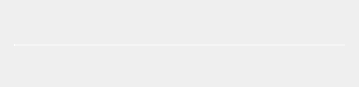
<?xml version="1.0" encoding="UTF-8"?>
<ui version="4.0">
 <class>Dialog</class>
 <widget class="QDialog" name="Dialog">
  <property name="geometry">
   <rect>
    <x>0</x>
    <y>0</y>
    <width>359</width>
    <height>87</height>
   </rect>
  </property>
  <property name="windowTitle">
   <string>我的音乐</string>
  </property>
  <property name="windowIcon">
   <iconset>
    <normaloff>:/image/image/ios8_Music_32px_1173465_easyicon.net.png</normaloff>:/image/image/ios8_Music_32px_1173465_easyicon.net.png</iconset>
  </property>
  <property name="styleSheet">
   <string notr="true">/*QDialog#Dialog
{

    border:1px solid #5F5F5F;
	
	border-radius:0px;
}*/</string>
  </property>
  <widget class="QFrame" name="frame">
   <property name="geometry">
    <rect>
     <x>5</x>
     <y>5</y>
     <width>350</width>
     <height>75</height>
    </rect>
   </property>
   <property name="styleSheet">
    <string notr="true">QFrame#frame{
border-radius:3px;
	border-image: url(:/image/image/background/bg4.jpg);
}</string>
   </property>
   <property name="frameShape">
    <enum>QFrame::NoFrame</enum>
   </property>
   <property name="frameShadow">
    <enum>QFrame::Plain</enum>
   </property>
   <property name="lineWidth">
    <number>0</number>
   </property>
   <widget class="QSlider" name="horizontalSlider">
    <property name="geometry">
     <rect>
      <x>9</x>
      <y>30</y>
      <width>331</width>
      <height>20</height>
     </rect>
    </property>
    <property name="cursor">
     <cursorShape>PointingHandCursor</cursorShape>
    </property>
    <property name="styleSheet">
     <string notr="true">
    QSlider::add-page:Horizontal
     {     
background-color: rgba(255, 255, 255,100);
        height:2px;  
     } 
     QSlider::sub-page:Horizontal   
    {  
background-color: rgb(255, 255, 255);
        height:2px;
     }
    QSlider::groove:Horizontal   
    { 
        background:transparent; 
        height:2px;
    }  
    QSlider::handle:Horizontal  
    { 
        height:2px; 
        width:14px; 
	
	border-image: url(:/image/image/圆形 (9).png);
  margin: -6 0px; 
    }
      
</string>
    </property>
    <property name="orientation">
     <enum>Qt::Horizontal</enum>
    </property>
   </widget>
   <widget class="QLabel" name="label">
    <property name="geometry">
     <rect>
      <x>10</x>
      <y>10</y>
      <width>231</width>
      <height>20</height>
     </rect>
    </property>
    <property name="styleSheet">
     <string notr="true">font: 75 italic 8pt &quot;Comic Sans MS&quot;;
color: rgb(162, 162, 162);</string>
    </property>
    <property name="text">
     <string/>
    </property>
   </widget>
   <widget class="QPushButton" name="pushButton_5">
    <property name="geometry">
     <rect>
      <x>310</x>
      <y>0</y>
      <width>20</width>
      <height>20</height>
     </rect>
    </property>
    <property name="cursor">
     <cursorShape>PointingHandCursor</cursorShape>
    </property>
    <property name="styleSheet">
     <string notr="true">QPushButton
{
background-image: url(:/image/image/min.png);
background-color: rgba(255, 255, 255,0);
background-repeat:no-repeat;
border:none;
background-position:center center;
background-size: 20px 20px;

}

QPushButton:hover{



	background-color: rgb(255, 255, 255,100);


}
QPushButton:pressed{
	background-color: rgba(95, 95, 95,100);
border-color:rgba(255,255,255,30);
border-style:inset;
color:rgba(0,0,0,100);

}
</string>
    </property>
    <property name="text">
     <string/>
    </property>
   </widget>
   <widget class="QPushButton" name="pushButton_4">
    <property name="geometry">
     <rect>
      <x>330</x>
      <y>0</y>
      <width>20</width>
      <height>20</height>
     </rect>
    </property>
    <property name="cursor">
     <cursorShape>PointingHandCursor</cursorShape>
    </property>
    <property name="styleSheet">
     <string notr="true">QPushButton
{
background-image: url(:/image/image/quit.png);
background-color: rgba(255, 255, 255,0);
background-repeat:no-repeat;
border:none;
background-position:center center;
background-size:20px 20px;

}
QPushButton:hover{

background-color: rgba(230,0,0,0.5);
}
QPushButton:pressed{
background-color: rgba(95, 95, 95,100);
border-color:rgba(255,255,255,30);
border-style:inset;
color:rgba(0,0,0,100);

}
</string>
    </property>
    <property name="text">
     <string/>
    </property>
   </widget>
   <widget class="QPushButton" name="pushButton_3">
    <property name="geometry">
     <rect>
      <x>210</x>
      <y>50</y>
      <width>20</width>
      <height>20</height>
     </rect>
    </property>
    <property name="cursor">
     <cursorShape>PointingHandCursor</cursorShape>
    </property>
    <property name="styleSheet">
     <string notr="true">QPushButton
{
background-image: url(:/image/image/image/next.png);
background-repeat:no-repeat;
background-position:center center;
border:none;

}

QPushButton:hover{
background-image: url(:/image/image/image-hover/next-hover.png);
background-repeat:no-repeat;
background-position:center center;


}
QPushButton:pressed{
background-image: url(:/image/image/image/next.png);
background-repeat:no-repeat;
background-position:center center;
background-size:20px 20px;

}
</string>
    </property>
    <property name="text">
     <string/>
    </property>
   </widget>
   <widget class="QPushButton" name="pushButton_2">
    <property name="geometry">
     <rect>
      <x>165</x>
      <y>48</y>
      <width>24</width>
      <height>24</height>
     </rect>
    </property>
    <property name="cursor">
     <cursorShape>PointingHandCursor</cursorShape>
    </property>
    <property name="styleSheet">
     <string notr="true">QPushButton
{
background-repeat:no-repeat;
background-position:center center;
border:none;
background-size:24px 24px;

}

QPushButton:hover{
background-repeat:no-repeat;
background-position:center center;


}
QPushButton:pressed{
background-repeat:no-repeat;
background-position:center center;

}
</string>
    </property>
    <property name="text">
     <string/>
    </property>
   </widget>
   <widget class="QPushButton" name="pushButton_7">
    <property name="geometry">
     <rect>
      <x>10</x>
      <y>50</y>
      <width>20</width>
      <height>20</height>
     </rect>
    </property>
    <property name="cursor">
     <cursorShape>PointingHandCursor</cursorShape>
    </property>
    <property name="styleSheet">
     <string notr="true">QPushButton
{
background-repeat:no-repeat;
background-position:center center;
border:none;
background-size:20px 20px;

}

QPushButton:hover{
background-repeat:no-repeat;
background-position:center center;


}
QPushButton:pressed{
background-repeat:no-repeat;
background-position:center center;

}
</string>
    </property>
    <property name="text">
     <string/>
    </property>
   </widget>
   <widget class="QPushButton" name="pushButton_8">
    <property name="geometry">
     <rect>
      <x>320</x>
      <y>50</y>
      <width>20</width>
      <height>20</height>
     </rect>
    </property>
    <property name="styleSheet">
     <string notr="true">QPushButton
{
background-repeat:no-repeat;
background-position:center center;
border:none;
background-size:20px 20px;

}

QPushButton:hover{
background-repeat:no-repeat;
background-position:center center;


}
QPushButton:pressed{
background-repeat:no-repeat;
background-position:center center;

}
</string>
    </property>
    <property name="text">
     <string/>
    </property>
   </widget>
   <widget class="QLabel" name="label_2">
    <property name="geometry">
     <rect>
      <x>259</x>
      <y>20</y>
      <width>91</width>
      <height>16</height>
     </rect>
    </property>
    <property name="styleSheet">
     <string notr="true">font: 8pt &quot;Vladimir Script&quot;;
color: rgb(167, 167, 167);</string>
    </property>
    <property name="text">
     <string/>
    </property>
   </widget>
   <widget class="QPushButton" name="pushButton">
    <property name="geometry">
     <rect>
      <x>124</x>
      <y>50</y>
      <width>20</width>
      <height>20</height>
     </rect>
    </property>
    <property name="cursor">
     <cursorShape>PointingHandCursor</cursorShape>
    </property>
    <property name="styleSheet">
     <string notr="true">QPushButton
{
background-image: url(:/image/image/image/pre.png);
background-repeat:no-repeat;
background-position:center center;
border:none;

}

QPushButton:hover{

	background-image: url(:/image/image/image-hover/pre-hover.png);
background-repeat:no-repeat;
background-position:center center;


}
QPushButton:pressed{
background-image: url(:/image/image/image/pre.png);
background-repeat:no-repeat;
background-position:center center;
background-size:20px 20px;

}
</string>
    </property>
    <property name="text">
     <string/>
    </property>
   </widget>
  </widget>
 </widget>
 <resources/>
 <connections/>
</ui>
